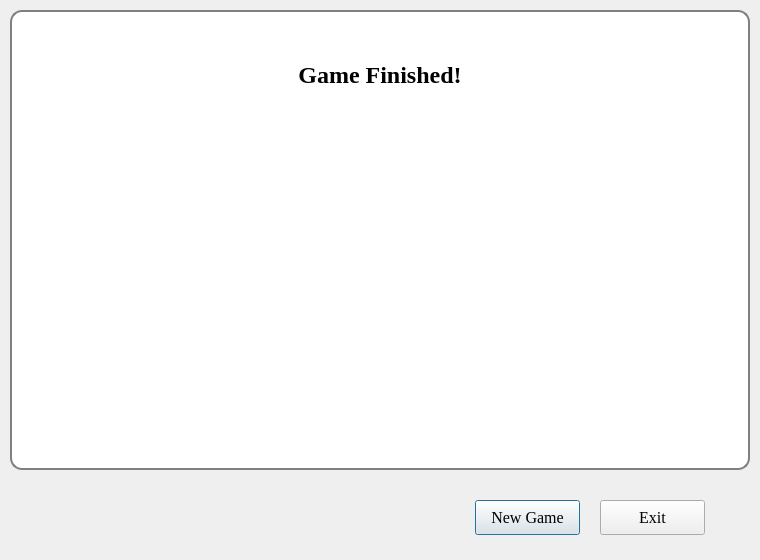
<?xml version="1.0" encoding="UTF-8"?>
<ui version="4.0">
 <class>Dialog</class>
 <widget class="QDialog" name="Dialog">
  <property name="geometry">
   <rect>
    <x>0</x>
    <y>0</y>
    <width>760</width>
    <height>560</height>
   </rect>
  </property>
  <property name="windowTitle">
   <string>Game Finished!</string>
  </property>
  <widget class="QWidget" name="name_widget" native="true">
   <property name="geometry">
    <rect>
     <x>10</x>
     <y>10</y>
     <width>740</width>
     <height>460</height>
    </rect>
   </property>
   <property name="acceptDrops">
    <bool>true</bool>
   </property>
   <property name="styleSheet">
    <string notr="true">background-color: rgb(255, 255, 255);
border: 2px solid gray;
border-radius: 12px;</string>
   </property>
   <widget class="QLabel" name="icon_label_1">
    <property name="geometry">
     <rect>
      <x>80</x>
      <y>105</y>
      <width>70</width>
      <height>80</height>
     </rect>
    </property>
    <property name="styleSheet">
     <string notr="true">background-color: rgba(255, 255, 255, 0);
border-color: rgba(255, 255, 255, 0);</string>
    </property>
    <property name="text">
     <string/>
    </property>
    <property name="scaledContents">
     <bool>false</bool>
    </property>
    <property name="alignment">
     <set>Qt::AlignCenter</set>
    </property>
   </widget>
   <widget class="QLabel" name="icon_label_4">
    <property name="geometry">
     <rect>
      <x>80</x>
      <y>345</y>
      <width>70</width>
      <height>80</height>
     </rect>
    </property>
    <property name="styleSheet">
     <string notr="true">background-color: rgba(255, 255, 255, 0);
border-color: rgba(255, 255, 255, 0);</string>
    </property>
    <property name="text">
     <string/>
    </property>
    <property name="scaledContents">
     <bool>false</bool>
    </property>
    <property name="alignment">
     <set>Qt::AlignCenter</set>
    </property>
   </widget>
   <widget class="QLabel" name="name_4">
    <property name="geometry">
     <rect>
      <x>170</x>
      <y>345</y>
      <width>400</width>
      <height>80</height>
     </rect>
    </property>
    <property name="font">
     <font>
      <family>Times New Roman</family>
      <pointsize>16</pointsize>
     </font>
    </property>
    <property name="styleSheet">
     <string notr="true">background-color: rgba(255, 255, 255, 0);
border-color: rgba(255, 255, 255, 0);</string>
    </property>
    <property name="text">
     <string/>
    </property>
   </widget>
   <widget class="QLabel" name="icon_label_2">
    <property name="geometry">
     <rect>
      <x>80</x>
      <y>185</y>
      <width>70</width>
      <height>80</height>
     </rect>
    </property>
    <property name="styleSheet">
     <string notr="true">background-color: rgba(255, 255, 255, 0);
border-color: rgba(255, 255, 255, 0);</string>
    </property>
    <property name="text">
     <string/>
    </property>
    <property name="scaledContents">
     <bool>false</bool>
    </property>
    <property name="alignment">
     <set>Qt::AlignCenter</set>
    </property>
   </widget>
   <widget class="QLabel" name="name_2">
    <property name="geometry">
     <rect>
      <x>170</x>
      <y>185</y>
      <width>400</width>
      <height>80</height>
     </rect>
    </property>
    <property name="font">
     <font>
      <family>Times New Roman</family>
      <pointsize>16</pointsize>
     </font>
    </property>
    <property name="styleSheet">
     <string notr="true">background-color: rgba(255, 255, 255, 0);
border-color: rgba(255, 255, 255, 0);</string>
    </property>
    <property name="text">
     <string/>
    </property>
   </widget>
   <widget class="QLabel" name="icon_label_3">
    <property name="geometry">
     <rect>
      <x>80</x>
      <y>265</y>
      <width>70</width>
      <height>80</height>
     </rect>
    </property>
    <property name="styleSheet">
     <string notr="true">background-color: rgba(255, 255, 255, 0);
border-color: rgba(255, 255, 255, 0);</string>
    </property>
    <property name="text">
     <string/>
    </property>
    <property name="scaledContents">
     <bool>false</bool>
    </property>
    <property name="alignment">
     <set>Qt::AlignCenter</set>
    </property>
   </widget>
   <widget class="QLabel" name="name_1">
    <property name="geometry">
     <rect>
      <x>170</x>
      <y>105</y>
      <width>400</width>
      <height>80</height>
     </rect>
    </property>
    <property name="font">
     <font>
      <family>Times New Roman</family>
      <pointsize>16</pointsize>
     </font>
    </property>
    <property name="styleSheet">
     <string notr="true">background-color: rgba(255, 255, 255, 0);
border-color: rgba(255, 255, 255, 0);</string>
    </property>
    <property name="text">
     <string/>
    </property>
   </widget>
   <widget class="QLabel" name="name_3">
    <property name="geometry">
     <rect>
      <x>170</x>
      <y>265</y>
      <width>400</width>
      <height>80</height>
     </rect>
    </property>
    <property name="font">
     <font>
      <family>Times New Roman</family>
      <pointsize>16</pointsize>
     </font>
    </property>
    <property name="styleSheet">
     <string notr="true">background-color: rgba(255, 255, 255, 0);
border-color: rgba(255, 255, 255, 0);</string>
    </property>
    <property name="text">
     <string/>
    </property>
   </widget>
   <widget class="QLabel" name="game_finished_label">
    <property name="geometry">
     <rect>
      <x>10</x>
      <y>10</y>
      <width>720</width>
      <height>110</height>
     </rect>
    </property>
    <property name="font">
     <font>
      <family>Times New Roman</family>
      <pointsize>18</pointsize>
      <weight>75</weight>
      <bold>true</bold>
     </font>
    </property>
    <property name="styleSheet">
     <string notr="true">border-color: rgba(255, 255, 255, 0);
background-color: rgba(255, 255, 255, 0);</string>
    </property>
    <property name="text">
     <string>Game Finished!</string>
    </property>
    <property name="alignment">
     <set>Qt::AlignCenter</set>
    </property>
   </widget>
  </widget>
  <widget class="QPushButton" name="new_game_btn">
   <property name="geometry">
    <rect>
     <x>475</x>
     <y>500</y>
     <width>105</width>
     <height>35</height>
    </rect>
   </property>
   <property name="font">
    <font>
     <family>Times New Roman</family>
     <pointsize>12</pointsize>
     <weight>50</weight>
     <bold>false</bold>
    </font>
   </property>
   <property name="text">
    <string>New Game</string>
   </property>
  </widget>
  <widget class="QPushButton" name="exit_btn">
   <property name="geometry">
    <rect>
     <x>600</x>
     <y>500</y>
     <width>105</width>
     <height>35</height>
    </rect>
   </property>
   <property name="font">
    <font>
     <family>Times New Roman</family>
     <pointsize>12</pointsize>
     <weight>50</weight>
     <bold>false</bold>
    </font>
   </property>
   <property name="text">
    <string>Exit</string>
   </property>
  </widget>
 </widget>
 <resources/>
 <connections/>
</ui>
